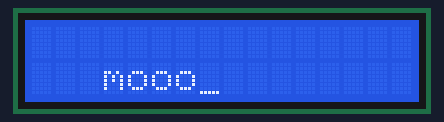
Simulated run of this program. Board: ATmega16, built with avr-gcc and emulated at 8 MHz. Shown: 16×2 character LCD. Wiring (inferred from the names in the program): character LCD (HD44780): RS PD0; E PD1; data PC4, PC5, PC6, PC7.

Above: at 0.35 s.
At 0.77 s:
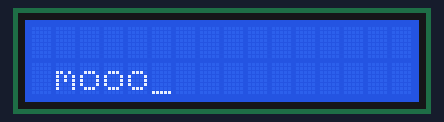

The program:

main.c
```c
/*
 * STRINGONLCD.c
 *
 * Created: 26/07/2019 03:28:07 م
 * Author : mohamed khaled
 */

#include <avr/io.h>
#include "lcd.h"
#include "std_macros.h"
#include  "util/delay.h"


int main(void)
{
	char name[5] = "mooo";
    lcd_init();
    lcd_enable_cursor();

    while (1)
    {
       lcd_set_cursor(1,1);
	   lcd_puts(name);
	   _delay_ms(200);
	   lcd_clear();

	    lcd_set_cursor(3,1);
	    lcd_puts(name);
		_delay_ms(200);
	    lcd_clear();

		 lcd_set_cursor(2,1);
		 lcd_puts(name);
		 _delay_ms(200);
		 lcd_clear();

    }
}
```

lcd.c
```c
#include "lcd.h"

#include <stdarg.h>
#include <stdio.h>
#include <util/delay.h>


void lcd_send(uint8_t value, uint8_t mode);
void lcd_write_nibble(uint8_t nibble);

static uint8_t lcd_displayparams;
static char lcd_buffer[LCD_COL_COUNT + 1];

void lcd_command(uint8_t command) {
	lcd_send(command, 0);
}

void lcd_write(uint8_t value) {
	lcd_send(value, 1);
}

void lcd_send(uint8_t value, uint8_t mode) {
	if (mode) {
		LCD_CONTROL_R |=  (1 << LCD_RS);
		} else {
		LCD_CONTROL_R = LCD_CONTROL_R & ~(1 << LCD_RS);
	}

	LCD_CONTROL_R = LCD_CONTROL_R /*& ~(1 << LCD_RW)*/;

	lcd_write_nibble(value >> 4);
	lcd_write_nibble(value);
}

void lcd_write_nibble(uint8_t nibble) {
	LCD_DATA_R = (LCD_DATA_R & 0xff & ~(0x0f << LCD_D0)) | ((nibble & 0x0f) << LCD_D0);

	LCD_CONTROL_R = LCD_CONTROL_R & ~(1 << LCD_EN);
	LCD_CONTROL_R = LCD_CONTROL_R | (1 << LCD_EN);
	LCD_CONTROL_R = LCD_CONTROL_R & ~(1 << LCD_EN);
	_delay_ms(0.3);																// If delay less than this value, the data is not correctly displayed
}

void lcd_init(void) {
	// Configure pins as output
	LCD_CONTROL_DDR = LCD_CONTROL_DDR
	| (1 << LCD_RS)
	/* | (1 << LCD_RW)*/
	| (1 << LCD_EN);

	LCD_DATA_DDR = LCD_DATA_DDR
	| (1 << LCD_D0)
	| (1 << LCD_D1)
	| (1 << LCD_D2)
	| (1 << LCD_D3);

	// Wait for LCD to become ready (docs say 15ms+)
	_delay_ms(15);

	LCD_CONTROL_R = LCD_CONTROL_R
	& ~(1 << LCD_EN)
	& ~(1 << LCD_RS)
	/* & ~(1 << LCD_RW)*/;

	_delay_ms(4.1);

	lcd_write_nibble(0x03); // Switch to 4 bit mode
	_delay_ms(4.1);

	lcd_write_nibble(0x03); // 2nd time
	_delay_ms(4.1);

	lcd_write_nibble(0x03); // 3rd time
	_delay_ms(4.1);

	lcd_write_nibble(0x02); // Set 8-bit mode (?)

	lcd_command(LCD_FUNCTIONSET | LCD_4BITMODE | LCD_2LINE | LCD_5x8DOTS);

	lcd_displayparams = LCD_CURSOROFF | LCD_BLINKOFF;
	lcd_command(LCD_DISPLAYCONTROL | lcd_displayparams);

	lcd_displayparams = LCD_CURSOROFF | LCD_BLINKOFF;
	lcd_command(LCD_DISPLAYCONTROL | lcd_displayparams);
	lcd_on();
	lcd_disable_blinking();
	lcd_disable_cursor();
	lcd_disable_autoscroll();
	lcd_set_left_to_right();
	lcd_command(LCD_RETURNHOME);
	lcd_command(LCD_CLEARDISPLAY);
}

void lcd_on(void) {
	lcd_displayparams |= LCD_DISPLAYON;
	lcd_command(LCD_DISPLAYCONTROL | lcd_displayparams);
}

void lcd_off(void) {
	lcd_displayparams &= ~LCD_DISPLAYON;
	lcd_command(LCD_DISPLAYCONTROL | lcd_displayparams);
}

void lcd_clear(void) {
	lcd_command(LCD_CLEARDISPLAY);
	lcd_return_home();
	_delay_ms(2);
}

void lcd_return_home(void) {
	lcd_command(LCD_RETURNHOME);
	_delay_ms(2);
}

void lcd_enable_blinking(void) {
	lcd_displayparams |= LCD_BLINKON;
	lcd_command(LCD_DISPLAYCONTROL | lcd_displayparams);
}

void lcd_disable_blinking(void) {
	lcd_displayparams &= ~LCD_BLINKON;
	lcd_command(LCD_DISPLAYCONTROL | lcd_displayparams);
}

void lcd_enable_cursor(void) {
	lcd_displayparams |= LCD_CURSORON;
	lcd_command(LCD_DISPLAYCONTROL | lcd_displayparams);
}

void lcd_disable_cursor(void) {
	lcd_displayparams &= ~LCD_CURSORON;
	lcd_command(LCD_DISPLAYCONTROL | lcd_displayparams);
}

void lcd_scroll_left(void) {
	lcd_command(LCD_CURSORSHIFT | LCD_DISPLAYMOVE | LCD_MOVELEFT);
}

void lcd_scroll_right(void) {
	lcd_command(LCD_CURSORSHIFT | LCD_DISPLAYMOVE | LCD_MOVERIGHT);
}

void lcd_set_left_to_right(void) {
	lcd_displayparams |= LCD_ENTRYLEFT;
	lcd_command(LCD_ENTRYMODESET | lcd_displayparams);
}

void lcd_set_right_to_left(void) {
	lcd_displayparams &= ~LCD_ENTRYLEFT;
	lcd_command(LCD_ENTRYMODESET | lcd_displayparams);
}

void lcd_enable_autoscroll(void) {
	lcd_displayparams |= LCD_ENTRYSHIFTINCREMENT;
	lcd_command(LCD_ENTRYMODESET | lcd_displayparams);
}

void lcd_disable_autoscroll(void) {
	lcd_displayparams &= ~LCD_ENTRYSHIFTINCREMENT;
	lcd_command(LCD_ENTRYMODESET | lcd_displayparams);
}

void lcd_create_char(uint8_t location, uint8_t *charmap) {
	lcd_command(LCD_SETCGRAMADDR | ((location & 0x7) << 3));
	for (int i = 0; i < 8; i++) {
		lcd_write(charmap[i]);
	}
}

void lcd_set_cursor(uint8_t col, uint8_t row) {
	static uint8_t offsets[] = { 0x00, 0x40, 0x14, 0x54 };
	if (row > 3) {
		row = 3;
	}

	lcd_command(LCD_SETDDRAMADDR | (col + offsets[row]));
}

void lcd_puts(char *string) {
	for (char *it = string; *it; it++) {
		lcd_write(*it);
	}
}

void lcd_printf(char *format, ...) {
	va_list args;

	va_start(args, format);
	vsnprintf(lcd_buffer, LCD_COL_COUNT + 1, format, args);
	va_end(args);

	lcd_puts(lcd_buffer);
}

void LCD_display_number (int Number )
{

	char  str[7];

	sprintf(str,"%d",Number);	// Adjust the formatting to your liking.

	lcd_printf (str) ;

}

void LCD_display_real_number (double  Number )
{

	char  str[16];


	char *tmpSign = (Number < 0) ? "-" : "";
	float tmpVal = (Number < 0) ? -Number : Number;

	int tmpInt1 = tmpVal;                  // Get the integer (678).
	float tmpFrac = tmpVal - tmpInt1;      // Get fraction (0.0123).
	int tmpInt2 = tmpFrac * 10000;  // Turn into integer (123).

	// Print as parts, note that you need 0-padding for fractional bit.

	sprintf (str, "%s%d.%04d", tmpSign, tmpInt1, tmpInt2);


	lcd_printf(str) ;

}
```

lcd.h
```c
#pragma once

#include <avr/io.h>

// Edit these
#define LCD_DATA_DDR	DDRC
#define LCD_DATA_R		PORTC

#define LCD_CONTROL_DDR	DDRD
#define LCD_CONTROL_R	PORTD

#define LCD_RS 0
//#define LCD_RW 1
#define LCD_EN 1
#define LCD_D0 4
#define LCD_D1 5
#define LCD_D2 6
#define LCD_D3 7

#define LCD_COL_COUNT 16
#define LCD_ROW_COUNT 2

static uint8_t counter=0;

// The rest should be left alone
#define LCD_CLEARDISPLAY   0x01
#define LCD_RETURNHOME     0x02
#define LCD_ENTRYMODESET   0x04
#define LCD_DISPLAYCONTROL 0x08
#define LCD_CURSORSHIFT    0x10
#define LCD_FUNCTIONSET    0x20
#define LCD_SETCGRAMADDR   0x40
#define LCD_SETDDRAMADDR   0x80

#define LCD_ENTRYRIGHT          0x00
#define LCD_ENTRYLEFT           0x02
#define LCD_ENTRYSHIFTINCREMENT 0x01
#define LCD_ENTRYSHIFTDECREMENT 0x00

#define LCD_DISPLAYON  0x04
#define LCD_DISPLAYOFF 0x00
#define LCD_CURSORON   0x02
#define LCD_CURSOROFF  0x00
#define LCD_BLINKON    0x01
#define LCD_BLINKOFF   0x00

#define LCD_DISPLAYMOVE 0x08
#define LCD_CURSORMOVE  0x00
#define LCD_MOVERIGHT   0x04
#define LCD_MOVELEFT    0x00

#define LCD_8BITMODE 0x10
#define LCD_4BITMODE 0x00
#define LCD_2LINE    0x08
#define LCD_1LINE    0x00
#define LCD_5x10DOTS 0x04
#define LCD_5x8DOTS  0x00

void lcd_init(void);

void lcd_command(uint8_t command);
void lcd_write(uint8_t value);

void lcd_on(void);
void lcd_off(void);

void lcd_clear(void);
void lcd_return_home(void);

void lcd_enable_blinking(void);
void lcd_disable_blinking(void);

void lcd_enable_cursor(void);
void lcd_disable_cursor(void);

void lcd_scroll_left(void);
void lcd_scroll_right(void);

void lcd_set_left_to_right(void);
void lcd_set_right_to_left(void);

void lcd_enable_autoscroll(void);
void lcd_disable_autoscroll(void);

void lcd_create_char(uint8_t location, uint8_t *charmap);

void lcd_set_cursor(uint8_t col, uint8_t row);

void lcd_puts(char *string);
void lcd_printf(char *format, ...);

void LCD_display_number (int Number );
void LCD_display_real_number (double  Number );
```

std_macros.h
```c
/*
 * std_macros.h
 *
 * Created: 4/25/2017 4:00:26 PM
 *  Author: safifi
 */


#ifndef STD_MACROS_H_
#define STD_MACROS_H_

#include <avr/io.h>
#define F_CPU 8000000UL
#include <util/delay.h>
#include <avr/interrupt.h>
#include <stdint.h>
#define SETBIT(REG,BIT)  (REG |= 1 << BIT)
#define CLRBIT(REG,BIT)  (REG &= ~(1 << BIT))
#define TOGBIT(REG,BIT)  (REG ^= 1 << BIT)
#define READBIT(REG,BIT)  ((REG >> BIT) & 1)

#endif /* STD_MACROS_H_ */
```
